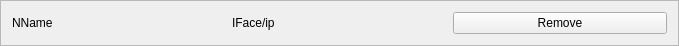
<?xml version="1.0" encoding="UTF-8"?>
<ui version="4.0">
 <class>QContConnectedNetWidget</class>
 <widget class="QFrame" name="QContConnectedNetWidget">
  <property name="geometry">
   <rect>
    <x>0</x>
    <y>0</y>
    <width>679</width>
    <height>43</height>
   </rect>
  </property>
  <property name="windowTitle">
   <string>Frame</string>
  </property>
  <property name="frameShape">
   <enum>QFrame::StyledPanel</enum>
  </property>
  <property name="frameShadow">
   <enum>QFrame::Raised</enum>
  </property>
  <layout class="QGridLayout" name="gridLayout">
   <item row="0" column="1">
    <widget class="QLabel" name="labelIf">
     <property name="text">
      <string>IFace/ip</string>
     </property>
    </widget>
   </item>
   <item row="0" column="0">
    <widget class="QLabel" name="labelName">
     <property name="text">
      <string>NName</string>
     </property>
    </widget>
   </item>
   <item row="0" column="2">
    <widget class="QPushButton" name="removeBtn">
     <property name="text">
      <string>Remove</string>
     </property>
    </widget>
   </item>
  </layout>
 </widget>
 <resources/>
 <connections/>
</ui>
